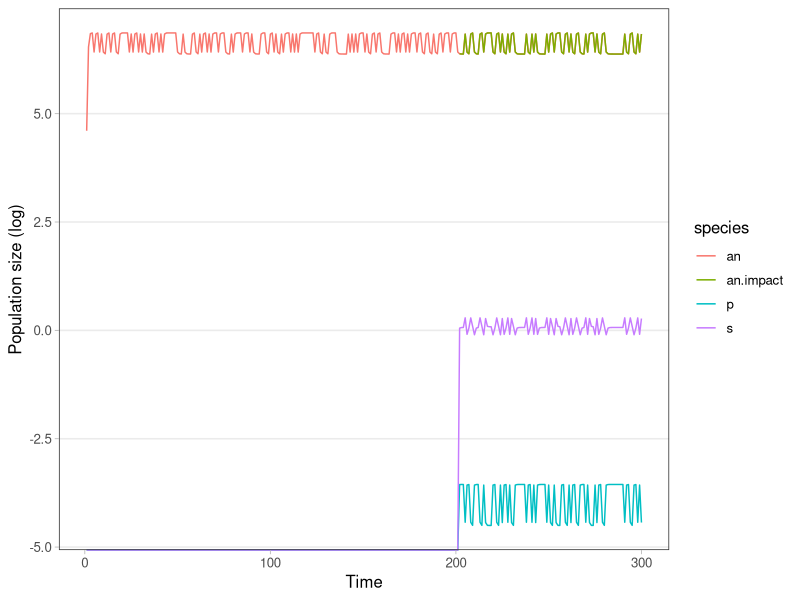
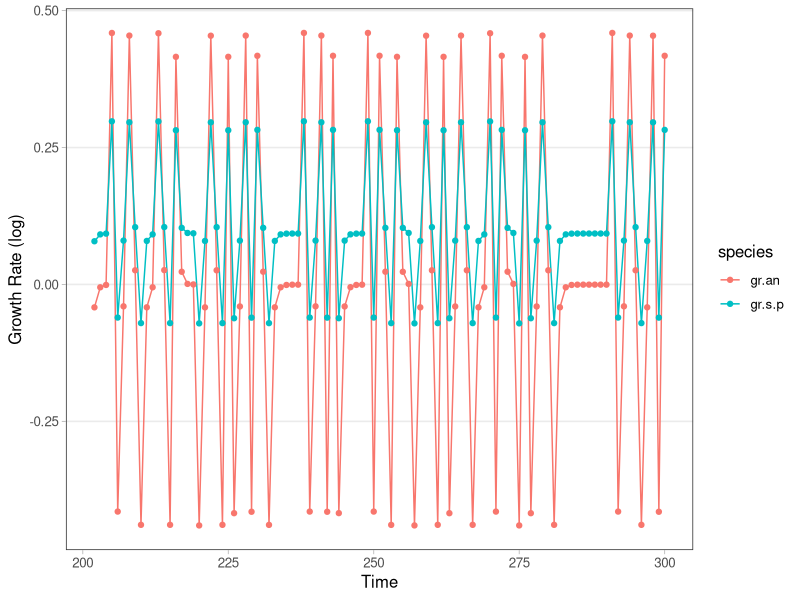
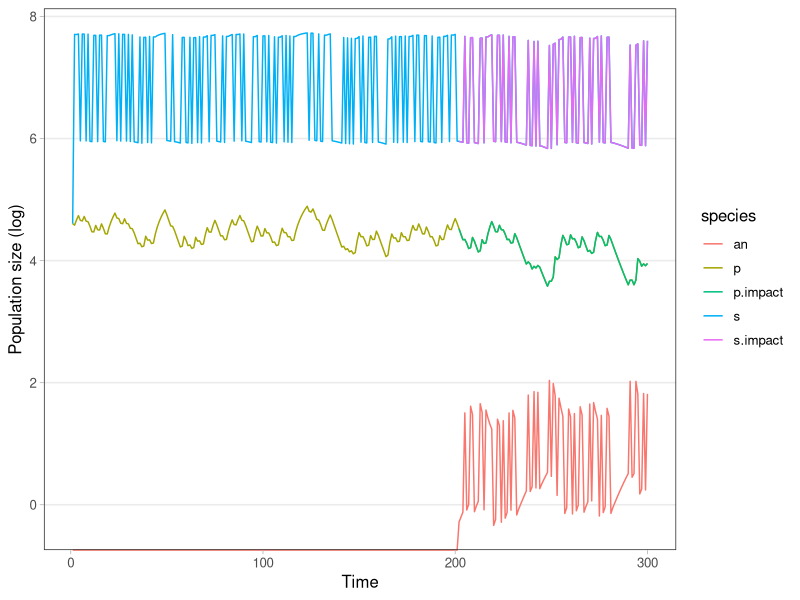
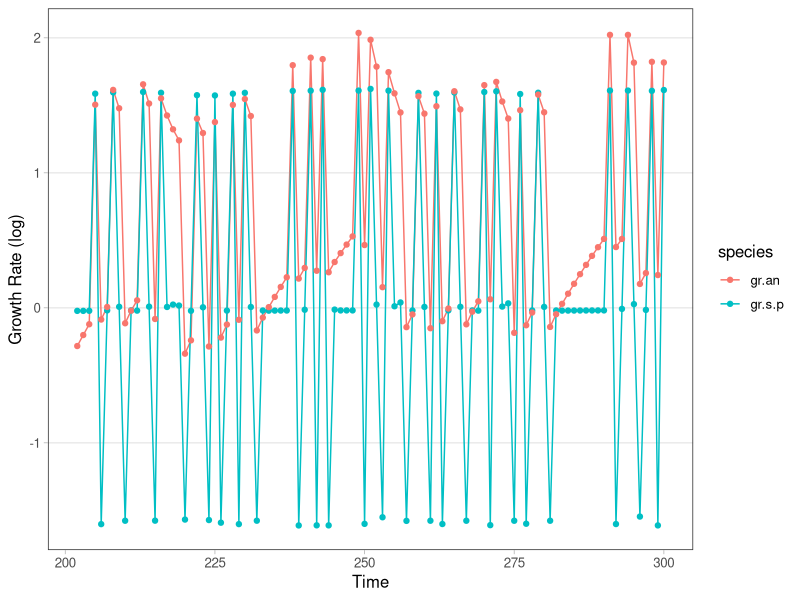
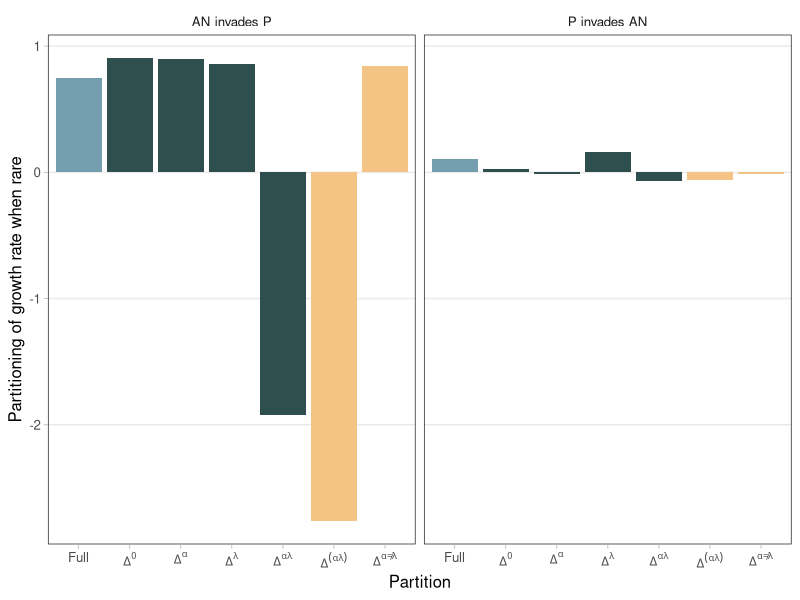

Recreate these plots in R, in order.
## ---- chunk 1
knitr::opts_chunk$set(echo = TRUE)
library(tidyverse)

## Personal ggplot theme
theme_cw <- function () { 
  theme_bw(base_size=12) %+replace% 
    theme(
      panel.background = element_blank(), 
      plot.background = element_blank(), 
      axis.ticks = element_line(colour = "grey70", size = rel(0.5)),
      panel.grid.minor = element_blank(), 
      panel.grid.major.x = element_blank(),
      legend.background = element_blank(), 
      legend.key = element_blank(),
      strip.background = element_blank(), 
      #  strip.text=element_text(size=12),
      #  axis.text=element_text(size=12),
      complete = TRUE
    )
}
## ---- chunk 2
# main parameters
pars <- read.csv('model_parameters_perennials_theory.csv') %>%
  mutate(seed.surv = NULL)

# adding average values to the parameter df
an.means <- pars %>%
  filter(species == 'an') %>% 
  select(a.an, a.s, a.p, lambda, seed.germ) %>%
  colMeans()
s.means <- pars %>%
  filter(species == 's') %>% 
  select(a.an, a.s, a.p, seed.germ, stem.surv) %>%
  colMeans()
p.means <- pars %>%
  filter(species == 'p') %>%
  select(a.an, a.s, a.p, lambda, stem.surv) %>%
  colMeans()

pars <- pars %>%
  add_row(treatment = 'average', species = 'an', 
          a.an = an.means['a.an'], a.s = an.means['a.s'], a.p = an.means['a.p'],
          lambda = an.means['lambda'], seed.germ = an.means['seed.germ'], 
          stem.surv = NA) %>%
  add_row(treatment = 'average', species = 's', 
          a.an = s.means['a.an'], a.s = s.means['a.s'], a.p = s.means['a.p'],
          lambda = NA, seed.germ = s.means['seed.germ'], 
          stem.surv = s.means['stem.surv']) %>%
  add_row(treatment = 'average', species = 'p', 
          a.an = p.means['a.an'], a.s = p.means['a.s'], a.p = p.means['a.p'],
          lambda = p.means['lambda'], seed.germ = NA, 
          stem.surv = p.means['stem.surv'])

## ---- chunk 3
pop_interactions <- function(N0, param){
  pars.s <- param %>% filter(species == 's')
  pars.p <- param %>% filter(species == 'p')
  pars.an <- param %>% filter(species == 'an')
  
  n.s <- N0$p*pars.p$lambda /
    (1 + pars.p$a.an * pars.an$seed.germ * N0$an +
       pars.p$a.s * pars.s$seed.germ * N0$s +
       pars.p$a.p * N0$p)
  
  n.p <- N0$p * pars.p$stem.surv +
    (N0$s * pars.s$seed.germ * pars.s$stem.surv) /
    (1 + pars.s$a.an * pars.an$seed.germ * N0$an +
       pars.s$a.s * pars.s$seed.germ * N0$s +
       pars.s$a.p * N0$p)
  
  n.an <- N0$an * pars.an$seed.germ *pars.an$lambda /
    (1+ pars.an$a.an * pars.an$seed.germ * N0$an +
       pars.an$a.s * pars.s$seed.germ * N0$s +
       pars.an$a.p * N0$p)
  
  n.all <- tibble(an = n.an,
                  s = n.s,
                  p = n.p)
  return(n.all)
}

## ---- chunk 4
run_invasion <- function(sp.invader, sp.resident, N0.r, parameters, env.cond,
                         vary.lambda = TRUE, vary.alpha = TRUE, covary = TRUE,
                         init.time.steps = 50, total.time.steps = 100) {
  
  
  # populations with resident species not impacted by the invader
  # NOTE: this isn't generic to any invader and resident species names
  n.all <- tibble(an = as.numeric(rep(NA, total.time.steps)),
                  s = as.numeric(rep(NA, total.time.steps)),
                  p = as.numeric(rep(NA, total.time.steps)))
  
  # setting initial populations
  n.all[1,sp.resident] <- N0.r
  n.all[1,sp.invader] <- 0
  
  # name of column(s) for resident species pop when impacted by invading pop
  sp.res.impact <- paste(sp.resident, 'impact', sep = '.')
  
  
  # parameters for the average env condition
  p.ave <- parameters %>% filter(treatment == 'average')
  
  # environmental condition vectors for the no covariance option
  env.lambda <- sample(env.cond, size = length(env.cond), replace = FALSE)
  env.alpha <- sample(env.cond, size = length(env.cond), replace = FALSE)
  
  for(t in 1:init.time.steps){
    # parameters for the varying env condition
    p.env <- parameters %>% filter(treatment == env.cond[t])
    
    # adjusting non-varying or non-covarying parameters
    lambda.columns <- c('lambda','seed.germ','stem.surv') # NOTE would need to change for a generalized function with different parameter columns
    alpha.columns <- c(paste('a', sp.invader, sep = '.'), 
                       paste('a', sp.resident, sep = '.'))
    
    # constant lambda
    if(vary.lambda == FALSE){
      p.env[,lambda.columns] <- p.ave[,lambda.columns]
    }
    
    # constant alpha
    if(vary.alpha == FALSE){
      p.env[,alpha.columns] <- p.ave[,alpha.columns]
    }
    
    # parameters for no covariance between alpha and lambda
    if(covary == FALSE){
      lambda.env  <- parameters %>% filter(treatment == env.lambda[t])
      alpha.env <- parameters %>% filter(treatment == env.alpha[t])
      p.env[,lambda.columns] <- lambda.env[,lambda.columns]
      p.env[,alpha.columns] <- alpha.env[,alpha.columns]
    }
    
    # running one time step with the appropriate environmental parameters
    n.all[t+1,] <- pop_interactions(N0 = n.all[t,], param = p.env)
    
  }
  
  # figuring out rough invader population distribution if the invader is perennial
  # using average parameters and resident population size during the final warm-up step
  # makes it faster for running in for loop
  if(length(sp.invader) > 1) {
    n.inv.start <- 1/length(sp.invader)
    n.old <- n.all[init.time.steps,]
    n.old[sp.invader] <- n.inv.start
    n.old.inv <- n.inv.start[1]
    change <- 1
    
    while(change > 0.1){
      print(n.old)
      print(p.ave)
      n.update <- pop_interactions(N0 = n.old, param = p.ave)
      n.per.total <- sum(n.update[sp.invader])
      n.update[sp.invader] <- n.update[sp.invader]/n.per.total
      n.update[sp.resident] <- n.old[sp.resident]
      n.old <- n.update
      
      n.new.inv <- n.update[sp.invader]
      change <- abs(n.old.inv - n.new.inv[1])
      n.old.inv <- n.new.inv[1]
    }
  } 
  
  # running the resident and invader for the remaining time steps
  for (t in (init.time.steps+1):(total.time.steps-1)){
    # parameters for the varying env condition
    p.env <- parameters %>% filter(treatment == env.cond[t])
    
   # adjusting non-varying or non-covarying parameters
    lambda.columns <- c('lambda','seed.germ','stem.surv') # NOTE would need to change for a generalized function with different parameter columns
    alpha.columns <- c(paste('a', sp.invader, sep = '.'), 
                       paste('a', sp.resident, sep = '.'))
    
    # constant lambda
    if(vary.lambda == FALSE){
      p.env[,lambda.columns] <- p.ave[,lambda.columns]
    }
    
    # constant alpha
    if(vary.alpha == FALSE){
      p.env[,alpha.columns] <- p.ave[,alpha.columns]
    }
    
    # parameters for no covariance between alpha and lambda
    if(covary == FALSE){
      lambda.env  <- parameters %>% filter(treatment == env.lambda[t])
      alpha.env <- parameters %>% filter(treatment == env.alpha[t])
      p.env[,lambda.columns] <- lambda.env[,lambda.columns]
      p.env[,alpha.columns] <- alpha.env[,alpha.columns]
    }
    
    
    # running invader and resident together
    N0.together <- n.all[t,]
    
    # figuring out starting invader population distribution if the invader is perennial
    # starting from the n.old found for average conditions above
    if(length(sp.invader) > 1){
      change <- 1
      while(change > 0.01){
        n.update <- pop_interactions(N0 = n.old, param = p.env)
        n.per.total <- sum(n.update[sp.invader])
        n.update[sp.invader] <- n.update[sp.invader]/n.per.total
        n.update[sp.resident] <- n.old[sp.resident]
        n.old <- n.update
        n.new.inv <- n.update[sp.invader]
        change <- abs(n.old.inv - n.new.inv[1])
        n.old.inv <- n.new.inv[1]
      }
      N0.together[sp.invader] <- n.update[sp.invader] # using the equilibrium stage distribution from above
    } else {
      N0.together[sp.invader] <- 1 # if the invader has only one life stage
    }
    
    
    # running one time step with the appropriate environmental parameters
    n.res.impact <- pop_interactions(N0 = N0.together, param = p.env)
    
    # saving this output as the invader population and the impacted resident population
    n.all[t+1,sp.invader] <- n.res.impact[sp.invader]
    n.all[t+1,sp.res.impact] <- n.res.impact[sp.resident]
    
    # a version of this with the resident unaffected by the invader
    N0.res.only <- n.all[t,] %>% select(all_of(sp.invader), all_of(sp.resident))
    N0.res.only[sp.invader] <- 0
    n.res.only <- pop_interactions(N0 = N0.res.only, param = p.env)
    n.all[t+1,sp.resident] <- n.res.only[sp.resident]
    
    # growth rate of the resident
    sp.res.gr <- paste('gr', paste(sp.resident, collapse = '.'), sep = '.') # column name
    n.all[t+1,sp.res.gr] <- sum(n.all[t+1,sp.res.impact])/sum(n.all[t,sp.resident])
    
    # growth rate of the invader
    sp.inv.gr <- paste('gr', paste(sp.invader, collapse = '.'), sep = '.') # column name
    n.all[t+1,sp.inv.gr] <- sum(n.all[t+1,sp.invader])
    
  }
  
  n.all$time <- 1:total.time.steps
  return(n.all)
  
}

## ---- chunk 5
plot_invasion <- function(df){ # plots actual population sizes
  df.long <- df %>% 
    pivot_longer(cols = !c(time, starts_with('gr')),
                 names_to = 'species', values_to = 'n',
                 values_drop_na = TRUE) %>% 
    mutate(n.log = log(n))

  
  ggplot(df.long, aes(x = time, y = n.log, color = species)) +
    geom_line() +
    theme_cw() +
    xlab('Time') + 
    ylab('Population size (log)')
  
}

plot_gr <- function(df) { # plots population growth rates
  df.long <- df %>% 
    pivot_longer(cols = starts_with('gr'),
                 names_to = 'species', values_to = 'n',
                 values_drop_na = TRUE) %>% 
    mutate(n.log = log(n))
  
  
  ggplot(df.long, aes(x = time, y = n.log, color = species)) +
    geom_line() +
    geom_point() +
    theme_cw() +
    xlab('Time') + 
    ylab('Growth Rate (log)')
}
## ---- chunk 6
time.warm.up <- 200
time.full <- 300

# two equally probable environmental conditions
env.draw <- rbinom(time.full, 1, 0.5) 
env.condition <- if_else(env.draw > 0, 'wet','dry')
  
invade.per.full <-  run_invasion(sp.invader = c('s','p'), sp.resident = 'an', N0.r = 100, 
                         parameters = pars, env.cond = env.condition,
                         vary.lambda = TRUE, vary.alpha = TRUE, 
                         covary = TRUE,
                         init.time.steps = time.warm.up, total.time.steps = time.full)

plot_invasion(invade.per.full)
plot_gr(invade.per.full)



invade.an.full <-  run_invasion(sp.invader = 'an', sp.resident = c('s','p'), N0.r = 100, 
                         parameters = pars, env.cond = env.condition,
                         vary.lambda = TRUE, vary.alpha = TRUE, 
                         covary = TRUE,
                         init.time.steps = time.warm.up, total.time.steps = time.full)

plot_invasion(invade.an.full)
plot_gr(invade.an.full)

## ---- chunk 7
partition_epsilons <- function(sp.inv, sp.res){
  
  time.warm.up <- 200
  time.full <- 300
  
  # two equally probable environmental conditions
  env.draw <- rbinom(time.full, 1, 0.5) 
  env.condition <- if_else(env.draw > 0, 'wet','dry')
  
  res.name <- paste(sp.res, collapse = '.')
  inv.name <- paste(sp.inv, collapse = '.')
  
  part <- tibble(sp.invader = inv.name, sp.resident = res.name)
  
  # no variation
  invade.none <-  run_invasion(sp.invader = sp.inv, sp.resident = sp.res,
                               N0.r = 100, parameters = pars, env.cond = env.condition,
                               init.time.steps = time.warm.up, total.time.steps = time.full,
                               vary.lambda = FALSE, vary.alpha = FALSE) %>%
    filter(time > time.warm.up + 1) %>% 
    pivot_longer(cols = starts_with('gr'),
                 names_to = 'species', names_prefix = 'gr.',
                 values_to = 'growth.rate',
                 values_drop_na = TRUE) %>% 
    mutate(gr.log = log(growth.rate))
  
  part$inv.e0 <- invade.none %>% 
    filter(species == inv.name) %>%
    select(gr.log) %>% colMeans()
  part$res.e0 <- invade.none %>% 
    filter(species == res.name) %>%
    select(gr.log) %>% colMeans()
  
  # lambda variation only
  invade.l <-  run_invasion(sp.invader = sp.inv, sp.resident = sp.res,
                            N0.r = 100, parameters = pars, env.cond = env.condition,
                            init.time.steps = time.warm.up, total.time.steps = time.full,
                            vary.lambda = TRUE, vary.alpha = FALSE) %>%
    filter(time > time.warm.up + 1) %>% 
    pivot_longer(cols = starts_with('gr'),
                 names_to = 'species', names_prefix = 'gr.',
                 values_to = 'growth.rate',
                 values_drop_na = TRUE) %>% 
    mutate(gr.log = log(growth.rate))
  
  l.inv.mean <- invade.l %>% 
    filter(species == inv.name) %>%
    select(gr.log) %>% colMeans()
  l.res.mean <- invade.l %>% 
    filter(species == res.name) %>%
    select(gr.log) %>% colMeans()
  
  part$inv.el <- l.inv.mean - part$inv.e0 
  part$res.el <- l.res.mean- part$inv.e0
  
  # alpha variation only
  invade.a <-  run_invasion(sp.invader = sp.inv, sp.resident = sp.res,
                            N0.r = 100, parameters = pars, env.cond = env.condition,
                            init.time.steps = time.warm.up, total.time.steps = time.full,
                            vary.lambda = FALSE, vary.alpha = TRUE) %>%
    filter(time > time.warm.up + 1) %>% 
    pivot_longer(cols = starts_with('gr'),
                 names_to = 'species', names_prefix = 'gr.',
                 values_to = 'growth.rate',
                 values_drop_na = TRUE) %>% 
    mutate(gr.log = log(growth.rate))
  
  a.inv.mean <- invade.a %>% 
    filter(species == inv.name) %>%
    select(gr.log) %>% colMeans()
  a.res.mean <- invade.a %>% 
    filter(species == res.name) %>%
    select(gr.log) %>% colMeans()
  
  part$inv.ea <- a.inv.mean - part$inv.e0 
  part$res.ea <- a.res.mean- part$inv.e0
  
  # full variation
  invade.full <-  run_invasion(sp.invader = sp.inv, sp.resident = sp.res,
                               N0.r = 100, parameters = pars, env.cond = env.condition,
                               init.time.steps = time.warm.up, total.time.steps = time.full,
                               vary.lambda = TRUE, vary.alpha = TRUE) %>%
    filter(time > time.warm.up + 1) %>% 
    pivot_longer(cols = starts_with('gr'),
                 names_to = 'species', names_prefix = 'gr.',
                 values_to = 'growth.rate',
                 values_drop_na = TRUE) %>% 
    mutate(gr.log = log(growth.rate))
  
  part$inv.full <- invade.full %>% 
    filter(species == inv.name) %>%
    select(gr.log) %>% colMeans()
  part$res.full <- invade.full %>% 
    filter(species == res.name) %>%
    select(gr.log) %>% colMeans()
  
  part$inv.eint <- part$inv.full - (part$inv.e0 + part$inv.el + part$inv.ea)
  part$res.eint <- part$res.full - (part$res.e0 + part$res.el + part$res.ea)
  
  # # no correlation
   invade.nocov <- run_invasion(sp.invader = sp.inv, sp.resident = sp.res,
                               N0.r = 100, parameters = pars, env.cond = env.condition,
                               init.time.steps = time.warm.up, total.time.steps = time.full,
                               vary.lambda = TRUE, vary.alpha = TRUE,
                               covary = FALSE) %>%
    filter(time > time.warm.up + 1) %>% 
    pivot_longer(cols = starts_with('gr'),
                 names_to = 'species', names_prefix = 'gr.',
                 values_to = 'growth.rate',
                 values_drop_na = TRUE) %>% 
    mutate(gr.log = log(growth.rate))
   
   part$inv.nocov <- invade.nocov %>% 
    filter(species == inv.name) %>%
    select(gr.log) %>% colMeans()
   part$res.nocov <- invade.nocov %>% 
    filter(species == res.name) %>%
    select(gr.log) %>% colMeans()
  
   # storage effect
   part$inv.storage <- part$inv.eint - part$inv.nocov
   part$res.storage <- part$res.eint - part$res.nocov
  
  return(part)
}


## ---- chunk 8
time.warm.up <- 200
time.full <- 300

partitions <- partition_epsilons(sp.inv = c('s','p'), sp.res = 'an') %>%
  rbind(partition_epsilons(sp.inv = 'an', sp.res = c('s','p'))) %>%
  #pivot_longer(cols = inv.e0:res.eint) %>%
  pivot_longer(cols = inv.e0:res.storage) %>%
  separate(name, into = c('player', 'partition')) %>%
  pivot_wider(names_from = player, values_from = value) %>%
  mutate(delta = inv - res,
         partition = factor(partition, 
                            levels = c('full','e0','ea','el','eint',
                                       'storage','nocov')))

# This is not currently generalized
species_names <- c(
  an = 'AN invades P',
  s.p = 'P invades AN'
)

colors <- c("#5445b1", "#749dae", "#f3c483", "#5c1a33", "#cd3341", "#f7dc6a", "#4DA896")
colors2 <- c("#749dae", rep('darkslategrey', times = 4), rep("#f3c483", times = 2))

ggplot(partitions, aes(x = partition, y = delta, fill = partition)) + 
  facet_grid(cols = vars(sp.invader),
             labeller = labeller(sp.invader = species_names)) + 
  geom_bar(stat = 'identity', position = position_dodge()) +
  theme_cw() +
  ylab('Partitioning of growth rate when rare') +
  scale_x_discrete(labels = c('full' = 'Full',  'e0' = expression(Delta^0), 'ea' = expression(Delta^alpha),
                              'el' = expression(Delta^lambda), 'eint' = expression(Delta^{alpha*lambda}),
                              'storage' = expression(Delta^(alpha*lambda)), 'nocov' = expression(Delta^{alpha!=lambda})),
                   name = 'Partition') +
  scale_fill_manual(values = colors2) +
  guides(fill = 'none')

 #ggsave('partitions_P_AN.pdf', width = 8, height = 5, units = 'in')

